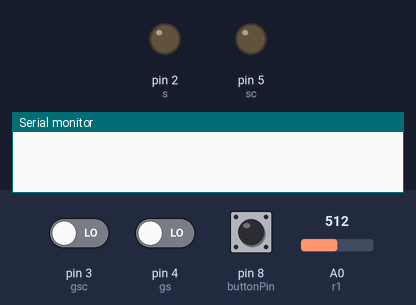
Bench run of a sketch on a simulated Arduino Uno, built with avr-gcc and run on an emulated ATmega328P. Parts: output pins drawn as LEDs (lit = HIGH), the last lines printed to the serial monitor. The test bench sets the inputs (shaded band); at power-on: pin 4 (gs) LOW, pin 8 (buttonPin) LOW, pin 3 (gsc) LOW, A0 (r1) = 512.

Above: at 1.2 s.
1.3 s: pin 4 (gs) driven HIGH
At 1.6 s:
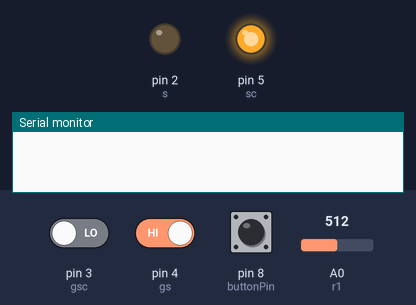
2.8 s: pin 4 (gs) driven LOW
At 4.0 s:
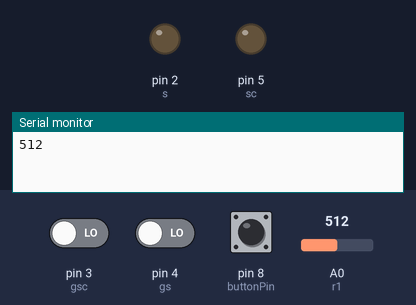
4.3 s: pin 8 (buttonPin) pulled HIGH for 0.15 s
At 5.5 s:
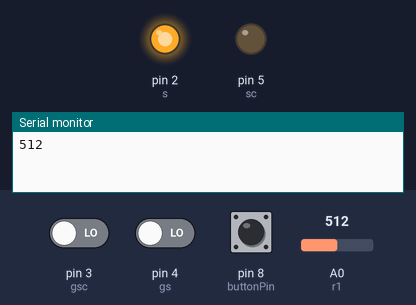
6.3 s: pin 3 (gsc) driven HIGH
At 7.2 s:
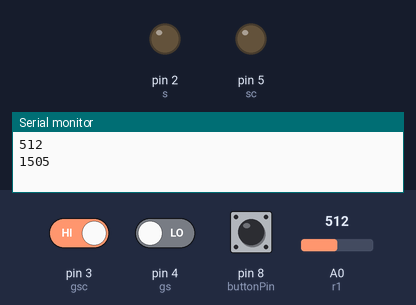
7.8 s: pin 3 (gsc) driven LOW and pin 8 (buttonPin) driven HIGH
At 9.4 s:
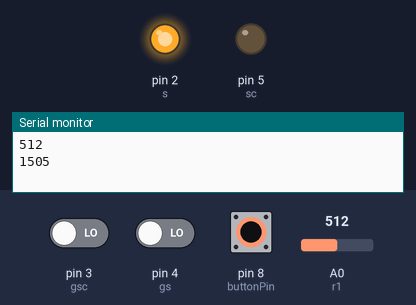
9.8 s: pin 3 (gsc) driven HIGH and pin 4 (gs) driven HIGH and pin 8 (buttonPin) driven LOW
At 11.0 s:
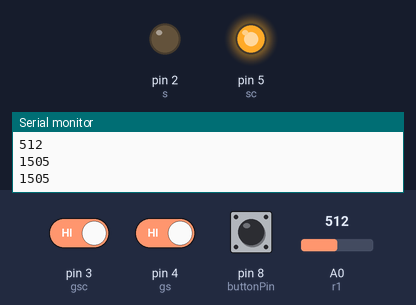
Timing chart, 0 to 12.3 s (numbered marks = the images above; inputs shaded):
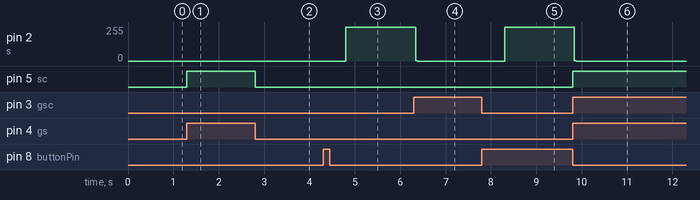

The sketch:

sketch_feb04a.ino
```cpp
#define r1 A0
#define s1 A1
#define s 2
#define gsc 3
#define gs 4
#define sc 5
#define buttonPin 8
int qwerty;
int ArrayLenght = 64;
int qw;
String SendBinary[] = {
  "00101010",
  "10101010",
  "00101010",
  "10101010",
  "10101010",
  "00101010",
  "10101010",
  "00101010",
  "10101010",
  "10101010",
  "00101010",
  "10101010",
  "00101010",
  "10101010",
  "10101010",
  "00101010",
  "10101010",
  "00101010",
  "10101010",
  "10101010",
  "00101010",
  "10101010",
  "00101010",
  "10101010",
  "10101010",
  "00101010",
  "10101010",
  "00101010",
  "10101010",
  "10101010",
  "00101010",
  "10101010",
  "00101010",
  "10101010",
  "10101010",
  "00101010",
  "10101010",
  "00101010",
  "10101010",
  "10101010",
  "00101010",
  "10101010",
  "00101010",
  "10101010",
  "10101010",
  "00101010",
  "10101010",
  "00101010",
  "10101010",
  "10101010",
  "00101010",
  "10101010",
  "00101010",
  "10101010",
  "10101010",
  "00101010",
  "10101010",
  "00101010",
  "10101010",
  "10101010",
  "00101010",
  "10101010",
  "00101010",
  "10101010",
  "10101010",
  "00101010",
  "10101010",
  "00101010",
  "10101010",
  "10101010",
  "00101010",
  "10101010",
  "00101010",
  "10101010",
  "10101010",
  "00101010",
  "10101010",
  "00101010",
  "10101010",
  "10101010",
  };


void setup() {
  pinMode(r1, INPUT);
  pinMode(s1, OUTPUT);
  pinMode(s, OUTPUT);
  pinMode(gsc, INPUT);
  pinMode(gs, INPUT);
  pinMode(sc, OUTPUT);
  pinMode(buttonPin, INPUT);
Serial.begin(9600);
}

void loop() {
  qwerty = 0;
  while(1){
    if (digitalRead(buttonPin) == HIGH) {
      delay(500);
      //Serial.println(TextToBinary("dab6969"));

    qw = millis();
    for(int i = 0; i < ArrayLenght; i++){
    Send(SendBinary[i]);
    }
    qw = millis() - qw;
    Serial.println(qw);
      return;
    }
    if (digitalRead(gs) == HIGH) {
      String text;
    text = Recive();
    Serial.println(text);
      return;
    }
  }
  /*if (qwerty == 1) {
    Serial.println("test1.5");
    for(int i = 0; i < ArrayLenght; i++){
      Serial.println("test2");
    Send(SendBinary[i]);
    Serial.println("test3");
    }
  }
  if (qwerty == 2) {
    String text;
    Serial.println("test2_1");
    text = Recive();
    Serial.println("test3_1");
    Serial.println(text);
  }*/

}
String Recive(){
  String textC;
  textC = analogRead(r1);
  digitalWrite(sc, HIGH);
  while(1){
    if (digitalRead(gs) == LOW) {
      digitalWrite(sc, LOW);
      return textC;
    }
  }
}
void Send(String binary){
  int num;
for(int i = 0; i<8; i++){
  num = num + binary.charAt(i)*i;
}

  analogWrite(s1, num);


 digitalWrite(s, HIGH);
 while(1){
    if (digitalRead(gsc) == HIGH) {
       digitalWrite(s, LOW);
      return;
    }
  }
}
String TextToBinary(String convertText) {
String convertedText;
for(int i=0; i<convertText.length(); i++){

   char myChar = convertText.charAt(i);

    for(int i=7; i>=0; i--){
      byte bytes = bitRead(myChar,i);
      convertedText = convertedText + bytes;
    }
    convertedText = convertedText + " ";
}
return convertedText;
}
```

Measured:
- after the input at 1.3 s, pin 5 (sc): LOW → HIGH at once
- after the input at 2.8 s, pin 5 (sc): HIGH → LOW at once
- after the input at 4.3 s, pin 2 (s): 0/255 → 255/255 after 0.50 s
- after the input at 6.3 s, pin 2 (s): 255/255 → 0/255 at once
- after the input at 7.8 s, pin 2 (s): 0/255 → 255/255 after 0.50 s
- after the input at 9.8 s, pin 2 (s): 255/255 → 0/255 at once; pin 5 (sc): LOW → HIGH at once
